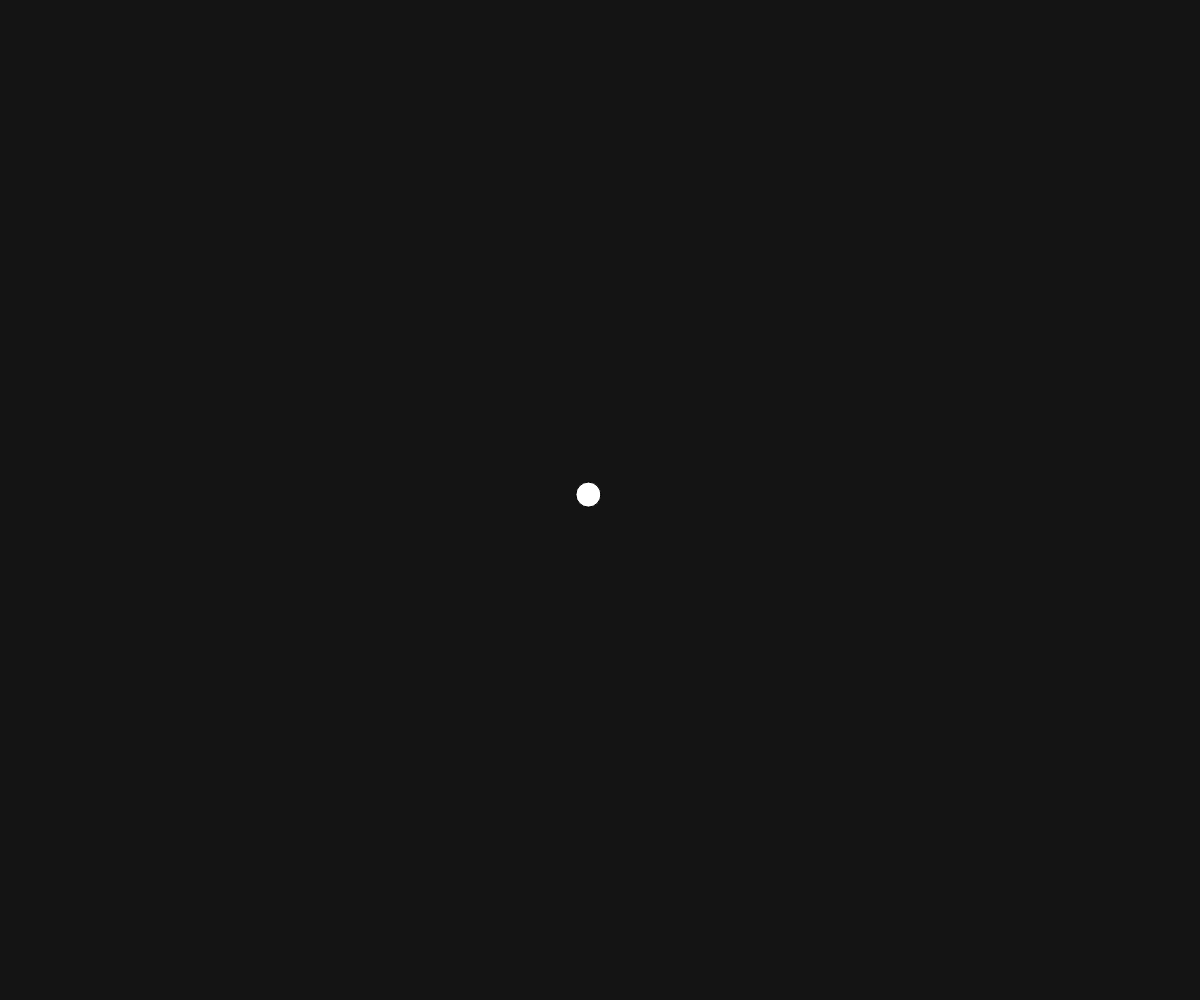
Frame 1 (no input)
Frame 60 (no input): blank canvas, image omitted
Frame 120 (the mouse pressed at the canvas centre since frame 60): blank canvas, image omitted

The p5.js sketch that drew this single still picture (run headless with seeded random() and noise() and a simulated clock; from frame 60 on, the mouse is pressed at the canvas centre):

// p5.js sketch
// ── sketch.js
// Global variables
let mainPoint; // Main Point (MP)
let points = []; // Array for all other points
let phase = 1; // Current phase (1-7)
const PHASE_DURATION = 300; // Frames per phase (approx. 3 seconds at 60 FPS)
const CONNECTION_THRESHOLD = 200; // Maximum distance for connections
const IDLE_DISTANCE = 75;
let approachingPoint = null;
let mainPointActivated = false;

function setup() {
  createCanvas(windowWidth, windowHeight);
  mainPoint = new Point(true);
  // Initialize starting phase
  resetPhase();
}

function draw() {
  background(20); // Very dark grey, almost black
  
  // Phase control
  phase = floor(frameCount / PHASE_DURATION) % 7 + 1;
  
  // Add new points in phase 2 every 30 frames, max 15 points
  if (phase === 2 && frameCount % 30 === 0 && points.length < 15) {
    points.push(new Point());
  }

  // In phase 3: One point deliberately approaches MP
  if (phase === 3 && points.length > 0) {
    // Choose the point that is closest to the main point
    if (!approachingPoint) {
      points.forEach(point => {
        if (
          !approachingPoint ||
          dist(point.pos.x, point.pos.y, mainPoint.pos.x, mainPoint.pos.y) <
          dist(approachingPoint.pos.x, approachingPoint.pos.y, mainPoint.pos.x, mainPoint.pos.y)
        ) {
          approachingPoint = point;
        }
      });
    }

    if (approachingPoint && !mainPointActivated) {
      let toMain = p5.Vector.sub(mainPoint.pos, approachingPoint.pos);
      toMain.normalize();
      approachingPoint.vel.add(toMain.mult(0.3));

      // Check if the approaching point is close enough to connect
      if (dist(approachingPoint.pos.x, approachingPoint.pos.y, mainPoint.pos.x, mainPoint.pos.y) < CONNECTION_THRESHOLD) {
        mainPointActivated = true;
      }
    }
  }

  // Update all points
  mainPoint.update(phase);
  for (let p of points) {
    p.update(phase);
  }

  // Draw connections
  let allPoints = [mainPoint, ...points];
  for (let p of allPoints) {
    p.connect(allPoints, phase);
  }

  // Draw points
  for (let p of allPoints) {
    p.draw();
  }

  // Remove points that have faded out in phase 7
  if (phase === 7) {
    points = points.filter(p => p.alpha > 0);
  }

  // When phase 7 ends and no points remain, restart
  if (phase === 7 && points.length === 0) {
    resetPhase();
  }

  // Display phase number
  push();
  fill(255);
  noStroke();
  textAlign(LEFT, TOP);
  textSize(16);
  //text(`Phase: ${phase}`, 20, 20);
  pop();
}

// Helper function to reset the animation
function resetPhase() {
  frameCount = 0;
  points = [];
  mainPoint = new Point(true);
  approachingPoint = null;
  mainPointActivated = false;
} 
// ── Point.js
class Point {
  static borderMargin = 50; // Margin from the border

  constructor(isMain = false) {
    const minDistance = IDLE_DISTANCE + CONNECTION_THRESHOLD; // Minimum distance between points

    // Function to generate a valid position
    const generatePosition = () => {
      return createVector(
        random(Point.borderMargin, width - Point.borderMargin),
        random(Point.borderMargin, height - Point.borderMargin)
      );
    };

    // Generate a valid home position
    this.homePos = isMain ? createVector(width / 2, height / 2) : generatePosition();
    this.pos = this.homePos.copy();
    this.vel = createVector(0, 0);
    this.connections = [];
    this.isMain = isMain;
    this.alpha = 255; // For fade effect in phase 7
    this.noiseOffset = random(1000); // Random offset for noise
    this.velocityMultiplier = 1; // Add this new property for gradual speed increase

    // Ensure points are not too close to each other
    if (!isMain) {
      let validPosition = false;
      while (!validPosition) {
        this.homePos = generatePosition();
        validPosition = true;
        for (let other of [mainPoint, ...points]) {
          if (p5.Vector.dist(this.homePos, other.homePos) < minDistance) {
            validPosition = false;
            break;
          }
        }
      }
      this.pos = this.homePos.copy();
    }
  }

  // Update movement
  update(phase) {
    if (phase <= 2) {
      // All points idle around their home position in phase 1 and 2
      const noiseSpeed = 0.005; // Reduced from 0.01 for smoother movement
      this.pos.x = this.homePos.x + map(noise(frameCount * noiseSpeed + this.noiseOffset), 0, 1, -IDLE_DISTANCE, IDLE_DISTANCE);
      this.pos.y = this.homePos.y + map(noise(frameCount * noiseSpeed + this.noiseOffset + 1000), 0, 1, -IDLE_DISTANCE, IDLE_DISTANCE);
    } else {
      // Normal movement behavior for other phases
      if (this.isMain) {
        switch(phase) {
          case 3:
          case 4:
            // MP more mobile
            if (mainPointActivated) {
                this.vel.add(random(-0.5, 0.5), random(-0.5, 0.5));
            }
            break;
          case 5:
            // Reset the multiplier when entering phase 5
            this.velocityMultiplier = 1;
            // MP returns to home position
            let toHome = p5.Vector.sub(this.homePos, this.pos);
            toHome.mult(0.02); // Gentle force towards home
            this.vel.add(toHome);
            this.vel.mult(0.95); // Gradually slow down
            break;
          case 6:
            // MP freezes at home position
            this.vel.mult(0); // Stop movement
            break;
          case 7:
            // MP becomes calmer
            this.vel.mult(0.95);
            break;
        }
      } else {
        switch(phase) {
          case 6:
            // Rhythmic movement
            this.vel.x = sin(frameCount * 0.05) * 3;
            this.vel.y = cos(frameCount * 0.05) * 3;
            break;
          default:
            // Normal movement
            this.vel.add(random(-0.2, 0.2), random(-0.2, 0.2));
        }
      }
      
      // Apply border avoidance force
      const borderForce = 0.5;
      if (this.pos.x < Point.borderMargin) this.vel.x += borderForce;
      if (this.pos.x > width - Point.borderMargin) this.vel.x -= borderForce;
      if (this.pos.y < Point.borderMargin) this.vel.y += borderForce;
      if (this.pos.y > height - Point.borderMargin) this.vel.y -= borderForce;

      this.vel.limit(5);
      this.pos.add(this.vel);
    }

    // Bounce off canvas edges
    this.pos.x = constrain(this.pos.x, 0, width);
    this.pos.y = constrain(this.pos.y, 0, height);

    // Fade out in phase 7 (only other points)
    if (phase === 7 && !this.isMain) {
      this.alpha = max(0, this.alpha - 1);
    }
  }

  // Draw point
  draw() {
    push();
    fill(255, this.alpha);
    ellipse(this.pos.x, this.pos.y, 25, 25);
    pop();
  }

  // Check and draw connections to other points
  connect(others, phase) {
    this.connections = [];
    for (let other of others) {
      if (other !== this) {
        let d = dist(this.pos.x, this.pos.y, other.pos.x, other.pos.y);
        let threshold = CONNECTION_THRESHOLD;

        // Use a larger threshold for non-main points from phase 4 onwards
        if (phase >= 5 && !this.isMain && !other.isMain) {
          threshold *= 1.5;
        }

        // Connection logic based on phase
        if (d < threshold) {
          // Allow connections if main point is activated
          if (phase === 5 && (this.isMain || other.isMain)) {
            continue; // No connections to MP in phase 5 unless activated
          }
          this.connections.push(other);
          stroke(255, min(this.alpha, other.alpha) * 0.5);
          line(this.pos.x, this.pos.y, other.pos.x, other.pos.y);
        }
      }
    }
  }
}
